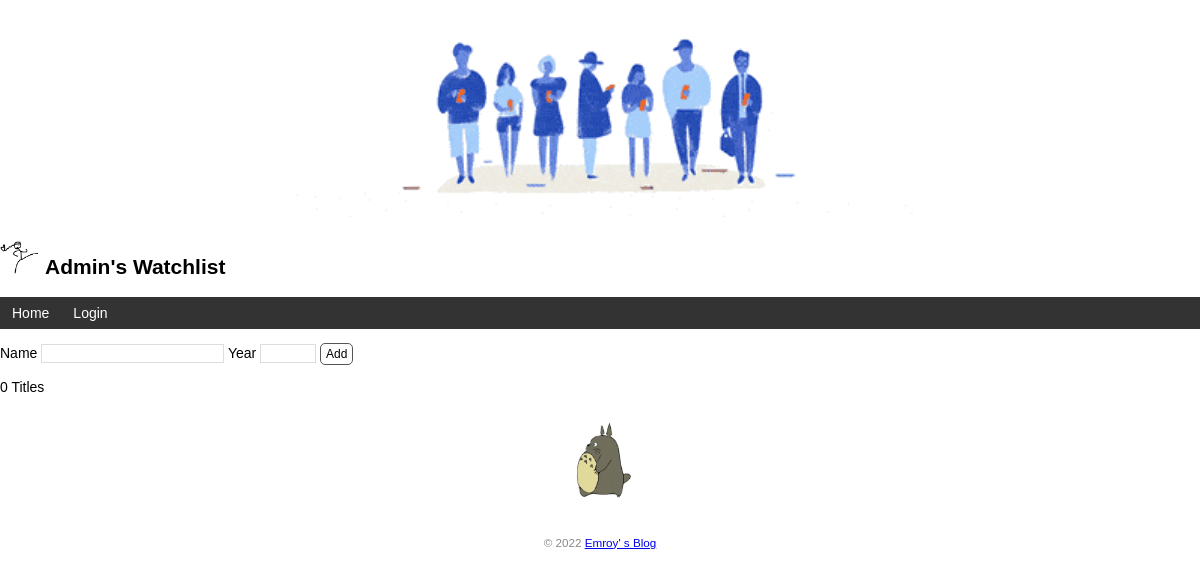
Before: / with the older database file.
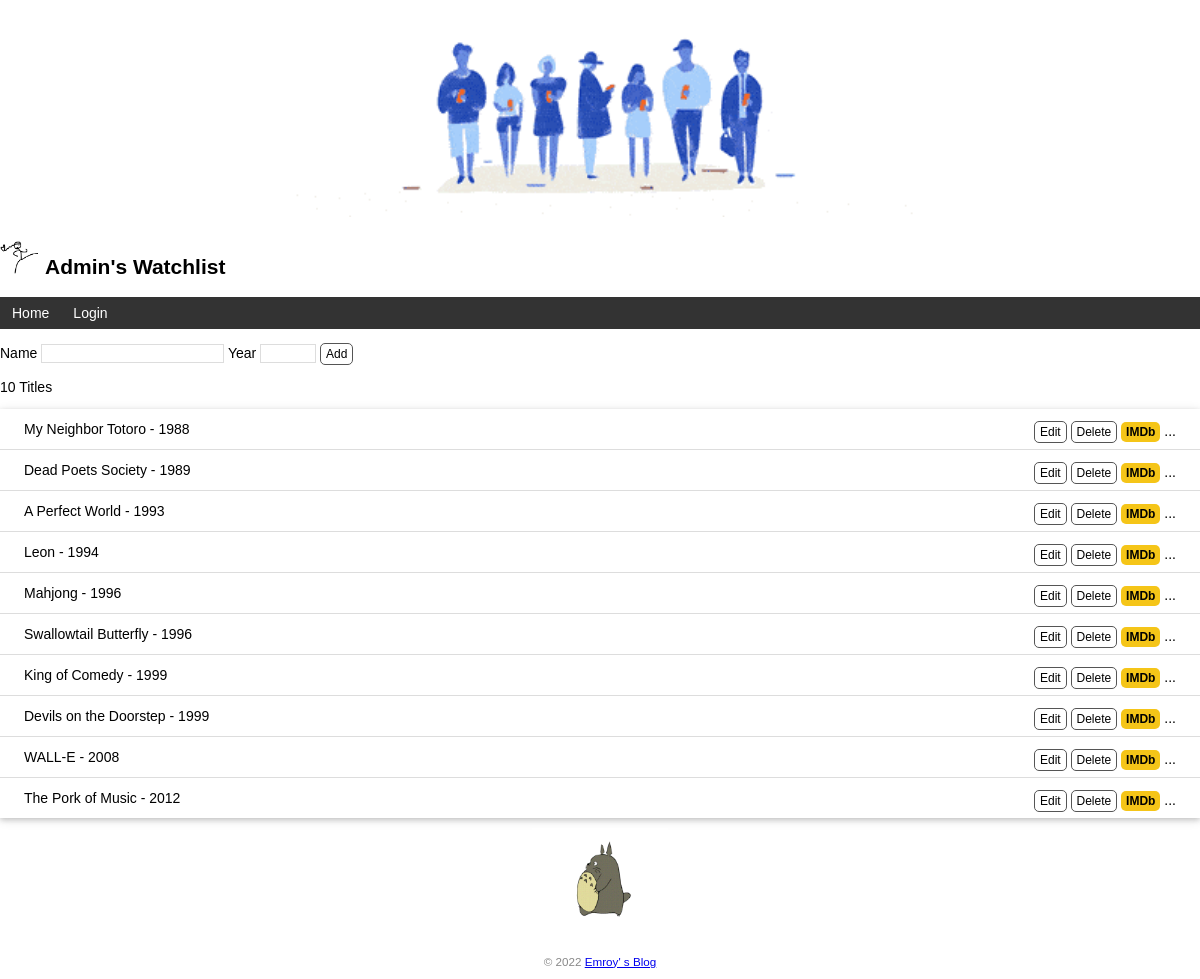
After: the same page with the newer database file.
### app.py (models this page shows)
class Book(db.Model):  # 表名book
    id = db.Column(db.Integer, primary_key=True)
    title = db.Column(db.String(60))  # 书名
    year = db.Column(db.String(4))  # 年份

### app.py (the view, shortened to what this page needs)
@app.route('/', methods=['GET', 'POST'])
def index():
    books = Book.query.all()
    return render_template('index.html', books=books)

### app.py (called while the page is built)
@app.context_processor
def inject_user():  # 函数名可以随意修改
    user = User.query.first()
    return dict(user=user)  # 需要返回字典，等同于 return {'user': user}

### templates/index.html (shortened to what this page needs)
{% extends 'base.html' %}
{% block content %}
<form method="post">
    Name <input type="text" name="title" autocomplete="off" required>
    Year <input type="text" name="year" autocomplete="off" required>
    <input class="btn" type="submit" name="submit" value="Add">
</form>
<p>{{ books|length }} Titles</p>
<ul class="book-list">
    {% for book in books %}
    <li>{{ book.title }} - {{ book.year }}
        <span class="float-right">
            <a class="btn" href="{{ url_for('edit', book_id=book.id) }}">Edit</a>
            <form class="inline-form" method="post" action="{{ url_for('delete', book_id=book.id) }}">
                <input class="btn" type="submit" name="delete" value="Delete" onclick="return confirm('Are you sure?')">
            </form>
            <a class="imdb" href="https://www.imdb.com/find?q={{ book.title }}" target="_blank" title="Find this book on IMDb">IMDb</a>
            ...
        </span>
    </li>
    {% endfor %}
</ul>
<img alt="Walking Totoro" class="totoro" src="{{ url_for('static', filename='images/totoro.gif') }}" title="to~to~ro~">
{% endblock %}

Changed rows visible on the page:
added Book: title "My Neighbor Totoro", year "1988"
added Book: title "Dead Poets Society", year "1989"
added Book: title "A Perfect World", year "1993"
added Book: title "Leon", year "1994"
added Book: title "Mahjong", year "1996"
added Book: title "Swallowtail Butterfly", year "1996"
added Book: title "King of Comedy", year "1999"
added Book: title "Devils on the Doorstep", year "1999"
added Book: title "WALL-E", year "2008"
added Book: title "The Pork of Music", year "2012"
Other visible differences:
{{ books|length }}: "0" → "10"
